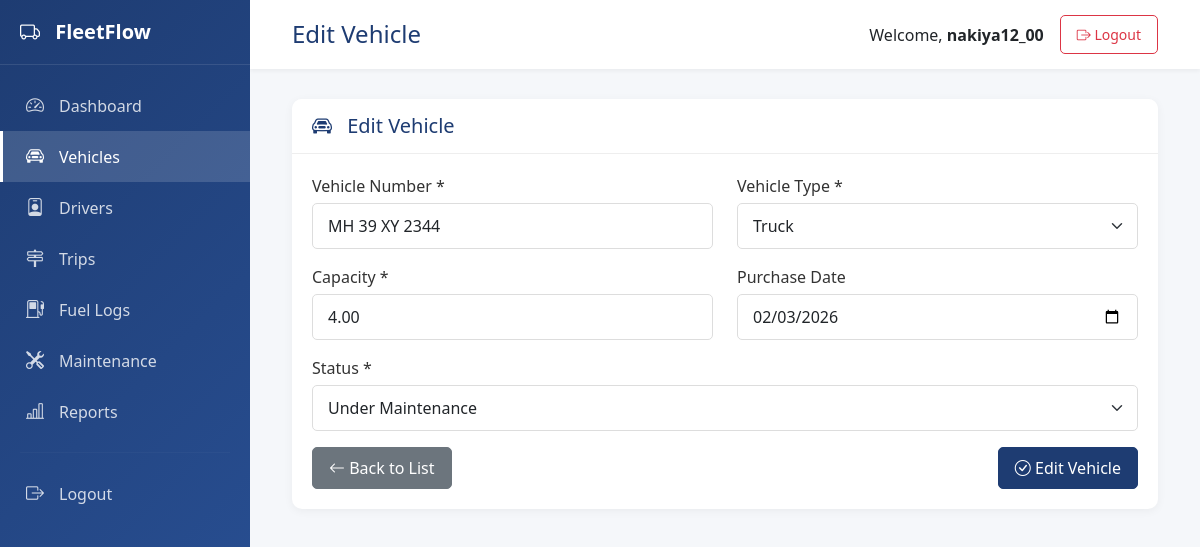
/vehicles/edit/6/ (signed in), run on the app's committed database.
### app1/models.py (models this page shows, shortened)
class Vehicle(models.Model):
    VEHICLE_TYPES = [
        ('truck', 'Truck'),
        ('van', 'Van'),
        ('car', 'Car'),
        ('bus', 'Bus'),
        ('motorcycle', 'Motorcycle'),
    ]
    STATUS_CHOICES = [
        ('active', 'Active'),
        ('inactive', 'Inactive'),
        ('maintenance', 'Under Maintenance'),
    ]
    vehicle_number = models.CharField(max_length=50, unique=True, help_text="Unique vehicle identifier")
    vehicle_type = models.CharField(max_length=20, choices=VEHICLE_TYPES, default='truck')
    capacity = models.DecimalField(max_digits=10, decimal_places=2, help_text="Capacity in tons or liters")
    purchase_date = models.DateField(null=True, blank=True)
    status = models.CharField(max_length=20, choices=STATUS_CHOICES, default='active')
    created_at = models.DateTimeField(auto_now_add=True)
    updated_at = models.DateTimeField(auto_now=True)
    class Meta:
        ordering = ['-created_at']
        verbose_name_plural = "Vehicles"

### app1/views.py (the view)
# urls.py: path('vehicles/edit/<int:pk>/', views.vehicle_edit, name='vehicle_edit'),
@login_required
def vehicle_edit(request, pk):
    vehicle = get_object_or_404(Vehicle, pk=pk)
    if request.method == 'POST':
        form = VehicleForm(request.POST, instance=vehicle)
        if form.is_valid():
            form.save()
            messages.success(request, "Vehicle updated successfully!")
            return redirect('vehicle_list')
    else:
        form = VehicleForm(instance=vehicle)
    return render(request, 'vehicles/form.html', {'form': form, 'action': 'Edit', 'vehicle': vehicle})

### app1/forms.py
class VehicleForm(forms.ModelForm):
    class Meta:
        model = Vehicle
        fields = ['vehicle_number', 'vehicle_type', 'capacity', 'purchase_date', 'status']
        widgets = {
            'vehicle_number': forms.TextInput(attrs={
                'class': 'form-control',
                'placeholder': 'Enter vehicle number'
            }),
            'vehicle_type': forms.Select(attrs={'class': 'form-select'}),
            'capacity': forms.NumberInput(attrs={
                'class': 'form-control',
                'placeholder': 'Enter capacity',
                'step': '0.01'
            }),
            'purchase_date': forms.DateInput(attrs={
                'class': 'form-control',
                'type': 'date'
            }),
            'status': forms.Select(attrs={'class': 'form-select'}),
        }

### templates/vehicles/form.html (shortened to what this page needs)
{% extends 'base.html' %}
{% block page_title %}{{ action }} Vehicle{% endblock %}
{% block content %}
<div class="card">
    <div class="card-header">
        <h5 class="mb-0"><i class="bi bi-car-front"></i> {{ action }} Vehicle</h5>
    </div>
    <div class="card-body">
        <form method="POST">
            <div class="row">
                <div class="col-md-6">
                    <div class="mb-3">
                        <label for="id_vehicle_number" class="form-label">Vehicle Number *</label>
                        {{ form.vehicle_number }}
                    </div>
                </div>
                <div class="col-md-6">
                    <div class="mb-3">
                        <label for="id_vehicle_type" class="form-label">Vehicle Type *</label>
                        {{ form.vehicle_type }}
                    </div>
                </div>
            </div>
            <div class="row">
                <div class="col-md-6">
                    <div class="mb-3">
                        <label for="id_capacity" class="form-label">Capacity *</label>
                        {{ form.capacity }}
                    </div>
                </div>
                <div class="col-md-6">
                    <div class="mb-3">
                        <label for="id_purchase_date" class="form-label">Purchase Date</label>
                        {{ form.purchase_date }}
                    </div>
                </div>
            </div>
            <div class="mb-3">
                <label for="id_status" class="form-label">Status *</label>
                {{ form.status }}
            </div>
            <div class="d-flex justify-content-between">
                <a href="{% url 'vehicle_list' %}" class="btn btn-secondary">
                    <i class="bi bi-arrow-left"></i> Back to List
                </a>
                <button type="submit" class="btn btn-primary">
                    <i class="bi bi-check-circle"></i> {{ action }} Vehicle
                </button>
            </div>
        </form>
    </div>
</div>
{% endblock %}

### templates/base.html (shortened to what this page needs)
{% load static %}
<!DOCTYPE html>
<html lang="en">
<head>
    <link href="https://cdn.jsdelivr.net/npm/bootstrap@5.3.0/dist/css/bootstrap.min.css" rel="stylesheet">
    <link rel="stylesheet" href="https://cdn.jsdelivr.net/npm/bootstrap-icons@1.11.0/font/bootstrap-icons.css">
    <link href="{% static 'css/style.css' %}" rel="stylesheet">
</head>
<body>
    {% if user.is_authenticated %}
    <div class="sidebar">
        <div class="sidebar-header">
            <h4><i class="bi bi-truck"></i> FleetFlow</h4>
        </div>
        <nav class="sidebar-nav">
            <a href="{% url 'dashboard' %}" class="nav-link {% if request.resolver_match.url_name == 'dashboard' %}active{% endif %}">
                <i class="bi bi-speedometer2"></i> Dashboard
            </a>
            <a href="{% url 'vehicle_list' %}" class="nav-link {% if 'vehicle' in request.resolver_match.url_name %}active{% endif %}">
                <i class="bi bi-car-front"></i> Vehicles
            </a>
            <a href="{% url 'driver_list' %}" class="nav-link {% if 'driver' in request.resolver_match.url_name %}active{% endif %}">
                <i class="bi bi-person-badge"></i> Drivers
            </a>
            <a href="{% url 'trip_list' %}" class="nav-link {% if 'trip' in request.resolver_match.url_name %}active{% endif %}">
                <i class="bi bi-signpost-2"></i> Trips
            </a>
            <a href="{% url 'fuel_list' %}" class="nav-link {% if 'fuel' in request.resolver_match.url_name %}active{% endif %}">
                <i class="bi bi-fuel-pump"></i> Fuel Logs
            </a>
            <a href="{% url 'maintenance_list' %}" class="nav-link {% if 'maintenance' in request.resolver_match.url_name %}active{% endif %}">
                <i class="bi bi-tools"></i> Maintenance
            </a>
            <a href="{% url 'reports' %}" class="nav-link {% if request.resolver_match.url_name == 'reports' %}active{% endif %}">
                <i class="bi bi-bar-chart-line"></i> Reports
            </a>
            <hr>
            <a href="{% url 'logout' %}" class="nav-link">
                <i class="bi bi-box-arrow-right"></i> Logout
            </a>
        </nav>
    </div>
    <div class="main-content">
        <header class="top-header">
            <div class="container-fluid">
                <div class="d-flex justify-content-between align-items-center">
                    <h4 class="mb-0">{% block page_title %}Dashboard{% endblock %}</h4>
                    <div class="d-flex align-items-center">
                        <span class="me-3">Welcome, <strong>{{ user.username }}</strong></span>
                        <a href="{% url 'logout' %}" class="btn btn-sm btn-outline-danger">
                            <i class="bi bi-box-arrow-right"></i> Logout
                        </a>
                    </div>
                </div>
            </div>
        </header>
        <main class="content">
            <div class="container-fluid">
                {% block content %}{% endblock %}
            </div>
        </main>
    </div>
    {% endif %}
</body>
</html>

### static/css/style.css (style rules this page uses)
:root { --primary-color: #1e3c72; --secondary-color: #2a5298; --sidebar-width: 250px; --header-height: 60px; }
body { font-family: 'Segoe UI', Tahoma, Geneva, Verdana, sans-serif; background-color: #f5f7fa; margin: 0; padding: 0; }
.sidebar { position: fixed; left: 0; top: 0; bottom: 0; width: var(--sidebar-width); background: linear-gradient(135deg, var(--primary-color) 0%, var(--secondary-color) 100%); color: white; z-index: 1000; overflow-y: auto; }
.sidebar-header { padding: 20px; border-bottom: 1px solid rgba(255, 255, 255, 0.1); }
.sidebar-header h4 { margin: 0; font-size: 20px; font-weight: 600; }
.sidebar-header h4 i { margin-right: 10px; }
.sidebar-nav { padding: 15px 0; }
.nav-link { display: flex; align-items: center; padding: 12px 20px; color: rgba(255, 255, 255, 0.8); text-decoration: none; transition: all 0.3s; border-left: 3px solid transparent; }
.nav-link.active { background-color: rgba(255, 255, 255, 0.15); color: white; border-left-color: #fff; }
.nav-link i { margin-right: 12px; font-size: 18px; width: 24px; text-align: center; }
.sidebar-nav hr { border-color: rgba(255, 255, 255, 0.1); margin: 15px 20px; }
.main-content { margin-left: var(--sidebar-width); min-height: 100vh; }
.top-header { background-color: white; padding: 15px 30px; box-shadow: 0 2px 4px rgba(0, 0, 0, 0.05); position: sticky; top: 0; z-index: 100; }
.top-header h4 { margin: 0; color: var(--primary-color); }
.content { padding: 30px; }
.card { border: none; border-radius: 10px; box-shadow: 0 2px 10px rgba(0, 0, 0, 0.05); margin-bottom: 20px; }
.card-header { background-color: white; border-bottom: 1px solid #eee; padding: 15px 20px; border-radius: 10px 10px 0 0 !important; }
.card-header h5 { margin: 0; color: var(--primary-color); }
.card-header h5 i { margin-right: 10px; }
.card-body { padding: 20px; }
.btn { border-radius: 5px; padding: 8px 16px; font-weight: 500; transition: all 0.3s; }
.btn-primary { background-color: var(--primary-color); border-color: var(--primary-color); }
.form-control, .form-select { border-radius: 5px; border: 1px solid #ddd; padding: 10px 15px; }
.form-label { font-weight: 500; color: #333; margin-bottom: 5px; }
.card { animation: fadeIn 0.3s ease-out; }

### data on the page
Vehicle: vehicle_number "MH 39 XY 2344", vehicle_type "Truck", capacity "4.00", purchase_date "02/03/2026", status "Under Maintenance"

### other printed values
{{ action }} "Edit"
{{ user.username }} "nakiya12_00"
